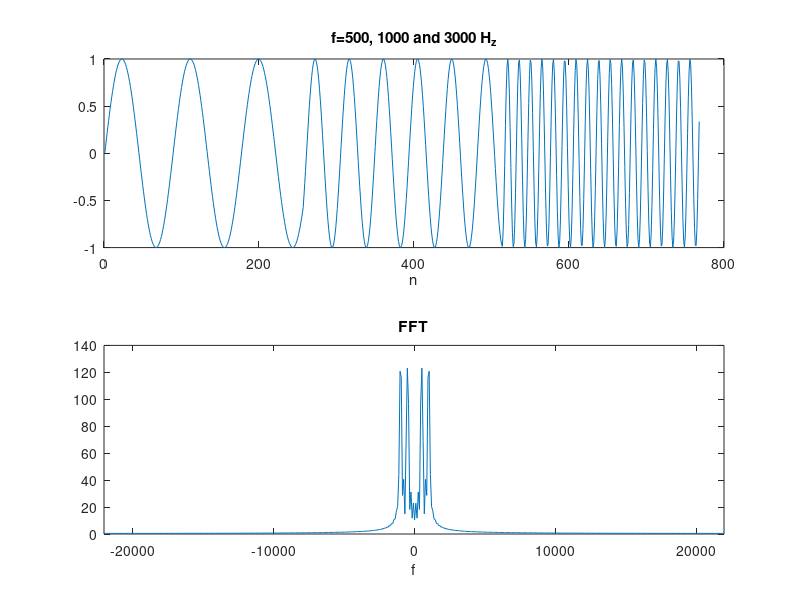

Recreate this plot in MATLAB.
clear all;
close all;

m_phase         = 0;
frequency       = 500;
fs              = 44100;

signal          = [];

samples         = 2^8;

initial         = 1;

for k=1:3

  frequency     = k*frequency;
  phaseInc      = 2*pi*frequency/fs;  

  if(k == 1)
    initial     = 1;
  else
    initial     = ((k-1)*samples) + 1; 
  endif

  for i=initial:k*samples
    
     signal(i)  = sin(m_phase); 
     m_phase    = m_phase + phaseInc; 
     
  end

  m_phase       = mod(m_phase, 2*pi);
  
endfor

subplot(211);
plot(signal);
title ('f=500, 1000 and 3000 H_z')
xlabel('n');

N               = 512;

X               = fftshift(fft(signal,N));

df              = fs / N;
sampleIndex     = -N/2:N/2-1;
relative_f      = sampleIndex * df;

subplot(212);
plot(relative_f, abs(X));
axis([min(relative_f) max(relative_f)]);
title ('FFT')
xlabel('f');